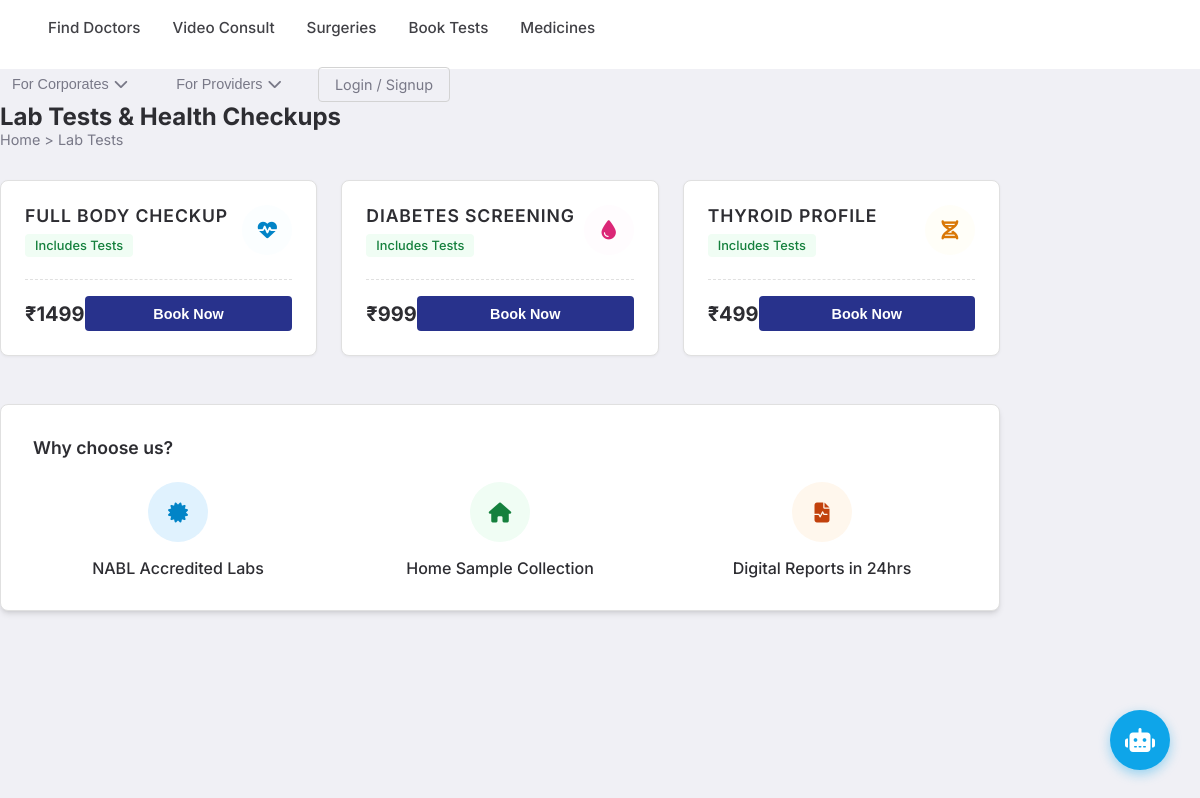
Screenshot of /labs with the database file from the repository.
### tables this page shows
CREATE TABLE lab_packages (
                id INTEGER PRIMARY KEY AUTOINCREMENT,
                name TEXT NOT NULL,
                tests_count INTEGER NOT NULL,
                price TEXT NOT NULL,
                icon TEXT NOT NULL,
                color TEXT NOT NULL,
                icon_color TEXT NOT NULL
            );

### backend/routes/service_routes.py (the view)
@service_bp.route("/labs")
def labs():
    packages = db.get_lab_packages()
    processed = []
    for p in packages:
        p_dict = dict(p)
        p_dict['img'] = p_dict['icon'] # Map icon column to img key
        processed.append(p_dict)
    return render_template("labs.html", packages=processed)

### backend/database/db_adapter.py (called while the page is built)
    def _get_conn(self):
        conn = sqlite3.connect(self.db_path)
        conn.row_factory = sqlite3.Row
        return conn

    def get_lab_packages(self):
        conn = self._get_conn()
        rows = conn.execute("SELECT * FROM lab_packages").fetchall()
        conn.close()
        return [dict(r) for r in rows]

### frontend/templates/labs.html
{% extends "landing_layout.html" %}
{% block content %}
<div class="practo-page-container" style="background: #f0f0f5; min-height: calc(100vh - 70px); padding: 2rem 0;">
    <div class="container" style="max-width: 1000px;">
        <div style="margin-bottom: 2rem;">
            <h1 style="color: #2d2d32; font-size: 1.5rem; font-weight: 700;">Lab Tests & Health Checkups</h1>
            <p style="color: #787887; font-size: 0.9rem;">Home > Lab Tests</p>
        </div>
        <div class="grid-stats" style="grid-template-columns: repeat(auto-fill, minmax(300px, 1fr)); gap: 1.5rem;">
            {% for pkg in packages %}
            <div class="card stat-card"
                style="background: white; border: 1px solid #e0e0e0; border-radius: 8px; box-shadow: 0 1px 3px rgba(0,0,0,0.05); padding: 1.5rem; transition: transform 0.2s;">
                <div
                    style="display: flex; justify-content: space-between; align-items: flex-start; width: 100%; margin-bottom: 1.5rem;">
                    <div>
                        <h3 style="color: #2d2d32; margin-bottom: 0.5rem; font-size: 1.1rem; font-weight: 600;">{{
                            pkg.name }}</h3>
                        <span
                            style="background: #f0fdf4; padding: 4px 10px; border-radius: 4px; font-size: 0.8rem; color: #15803d; font-weight: 500;">Includes
                            {{ pkg.tests }} Tests</span>
                    </div>
                    <div
                        style="width: 50px; height: 50px; background: {{ pkg.color }}20; border-radius: 50%; display: flex; align-items: center; justify-content: center;">
                        <i class="fas {{ pkg.img }}" style="color: {{ pkg.icon_color }}; font-size: 1.2rem;"></i>
                    </div>
                </div>
                <div
                    style="display: flex; justify-content: space-between; align-items: center; width: 100%; padding-top: 1rem; border-top: 1px dashed #e0e0e0;">
                    <div style="font-size: 1.25rem; font-weight: 700; color: #2d2d32;">{{ pkg.price }}</div>
                    <button onclick="alert('Booking functionality coming soon!')"
                        style="background: #28328c; color: white; border: none; padding: 0.6rem 1.2rem; border-radius: 4px; cursor: pointer; font-weight: 600; font-size: 0.9rem;">Book
                        Now</button>
                </div>
            </div>
            {% endfor %}
        </div>
        <div class="card"
            style="margin-top: 3rem; background: white; border: 1px solid #e0e0e0; border-radius: 8px; padding: 2rem;">
            <h3 style="color: #2d2d32; font-size: 1.1rem; font-weight: 600; margin-bottom: 1.5rem;">Why choose us?</h3>
            <div style="display: grid; grid-template-columns: repeat(3, 1fr); gap: 2rem;">
                <div style="display: flex; flex-direction: column; align-items: center; text-align: center;">
                    <div
                        style="width: 60px; height: 60px; background: #e0f2fe; border-radius: 50%; display: flex; align-items: center; justify-content: center; margin-bottom: 1rem;">
                        <i class="fas fa-certificate fa-lg" style="color: #0284c7;"></i>
                    </div>
                    <p style="font-weight: 500; color: #2d2d32;">NABL Accredited Labs</p>
                </div>
                <div style="display: flex; flex-direction: column; align-items: center; text-align: center;">
                    <div
                        style="width: 60px; height: 60px; background: #f0fdf4; border-radius: 50%; display: flex; align-items: center; justify-content: center; margin-bottom: 1rem;">
                        <i class="fas fa-home fa-lg" style="color: #15803d;"></i>
                    </div>
                    <p style="font-weight: 500; color: #2d2d32;">Home Sample Collection</p>
                </div>
                <div style="display: flex; flex-direction: column; align-items: center; text-align: center;">
                    <div
                        style="width: 60px; height: 60px; background: #fff7ed; border-radius: 50%; display: flex; align-items: center; justify-content: center; margin-bottom: 1rem;">
                        <i class="fas fa-file-medical-alt fa-lg" style="color: #c2410c;"></i>
                    </div>
                    <p style="font-weight: 500; color: #2d2d32;">Digital Reports in 24hrs</p>
                </div>
            </div>
        </div>
    </div>
</div>
{% endblock %}

### frontend/static/css/style.css (style rules this page uses)
:root { --bg-app: #0f172a; --bg-card: #1e293b; --bg-input: #334155; --primary: #0ea5e9; --primary-hover: #0284c7; --accent: #6366f1; --success: #10b981; --warning: #f59e0b; --danger: #ef4444; --text-main: #f8fafc; --text-muted: #94a3b8; --radius: 12px; --shadow: 0 4px 6px -1px rgb(0 0 0 / 0.1), 0 2px 4px -2px rgb(0 0 0 / 0.1); }
* { box-sizing: border-box; margin: 0; padding: 0; }
body { font-family: 'Inter', system-ui, -apple-system, sans-serif; background-color: var(--bg-app); color: var(--text-main); display: flex; min-height: 100vh; }
.grid-stats { display: grid; grid-template-columns: repeat(auto-fit, minmax(200px, 1fr)); gap: 1.5rem; margin-bottom: 2rem; }
.card { background-color: var(--bg-card); border-radius: var(--radius); padding: 1.5rem; box-shadow: var(--shadow); border: 1px solid #334155; }
.stat-card h3 { color: var(--text-muted); font-size: 0.9rem; text-transform: uppercase; letter-spacing: 0.05em; margin-bottom: 0.5rem; }
button { width: 100%; padding: 0.75rem; background-color: var(--primary); color: white; border: none; border-radius: var(--radius); font-weight: 600; cursor: pointer; transition: background 0.2s; }
.landing-body { background: white; color: #333; display: block !important; height: auto !important; }

### rows the page displays
lab_packages: name "FULL BODY CHECKUP", price "₹1499"
lab_packages: name "DIABETES SCREENING", price "₹999"
lab_packages: name "THYROID PROFILE", price "₹499"
